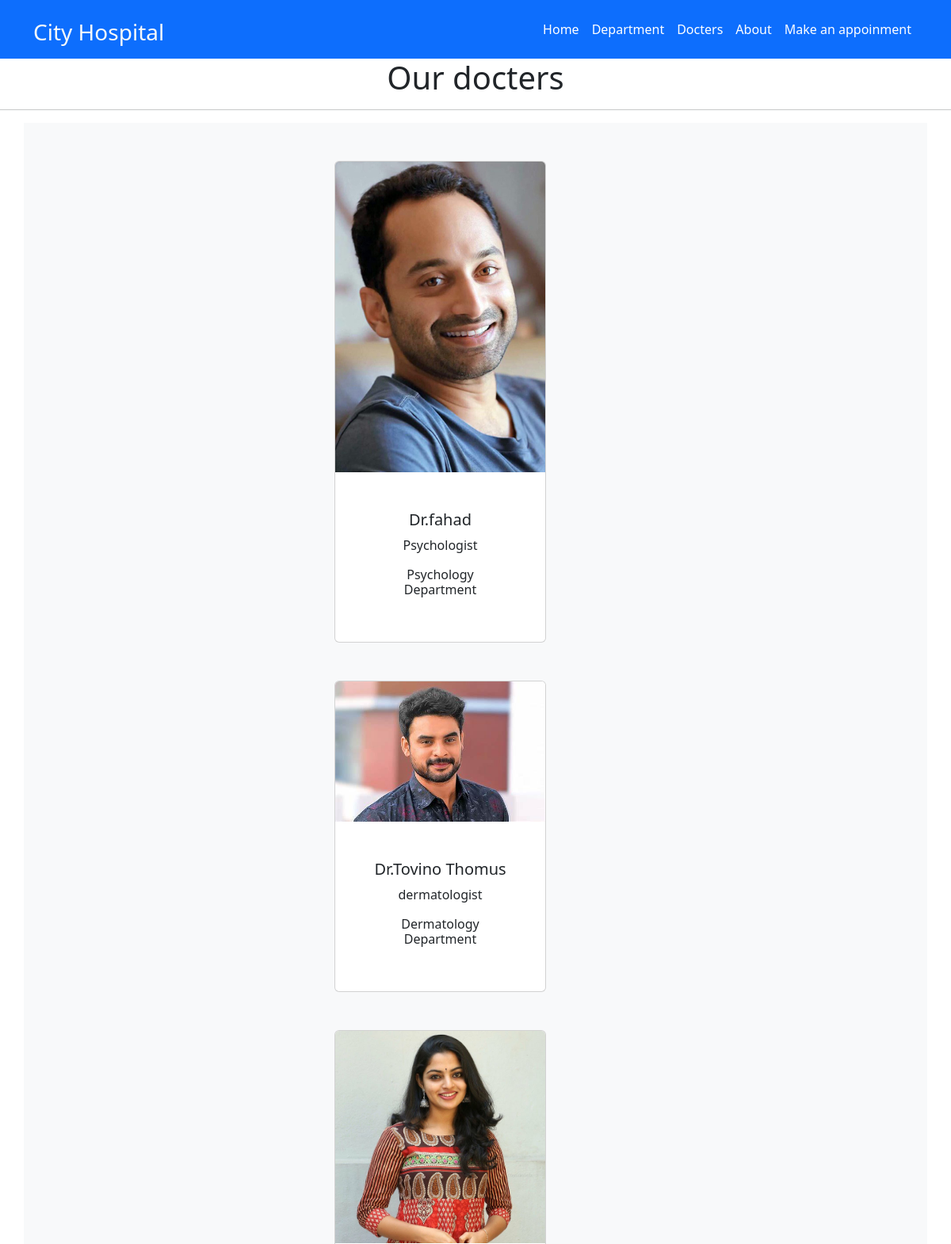
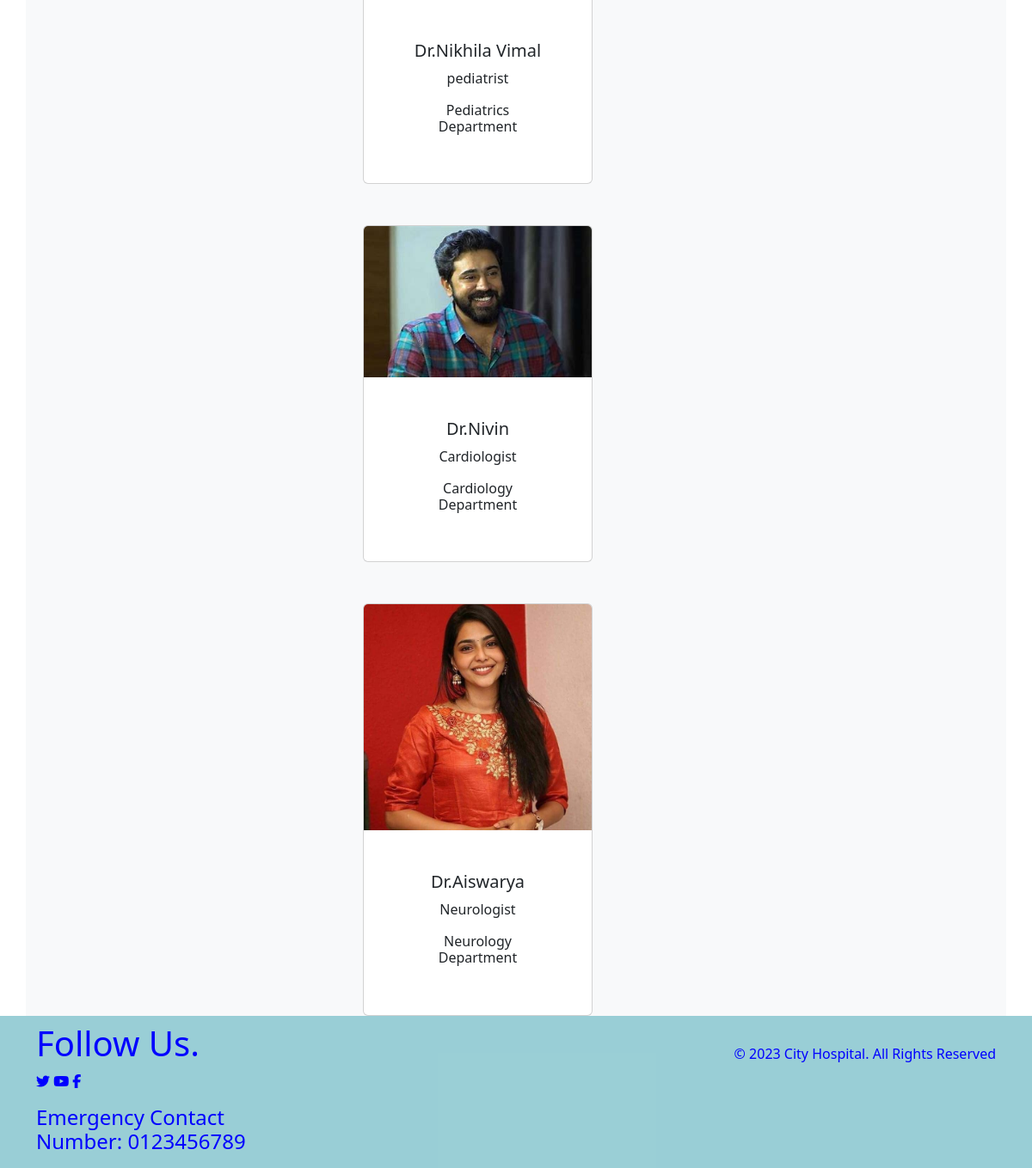
The app's page /docter/ with its own data (2 pictures, top to bottom).
### myapp/models.py (models this page shows, shortened)
class Docter(models.Model):
    doc_name=models.CharField(max_length=200)
    doc_spec=models.CharField(max_length=200)
    dep_name=models.ForeignKey(Deparetment,on_delete=models.CASCADE)
    doc_image=models.ImageField(upload_to="docters",blank=True)

class Deparetment(models.Model):
    dep_name=models.CharField(max_length=200)
    dep_discription=models.TextField()
    def __str__(self):
        return self.dep_name

### myapp/views.py (the view)
# urls.py: path('docter/',views.DocterView.as_view(),name="docter"),
class DocterView(View):
    def get(self,request,*args,**kwargs):
        dic_docs={
            'doctors':Docter.objects.all()
        }
        return render(request,'docter.html',dic_docs)

### myapp/templates/docter.html (shortened to what this page needs)
{%extends 'base.html'%}
{%block body_block%}
<h1 class="text-center">Our docters</h1>
<hr>
{%for d in doctors%}
<div class="container">
  <div class="row bg-light">
    <div class="col-lg-4 col-md-6 col-sm-12"></div>
    <div class="col-lg-4 col-md-6 col-sm-12">
      <div class="card mt-5 text-center" style="width: 75% ">
        <img src="{{d.doc_image.url}}" class=" card-img-top " alt="...">
        <div class="card-body p-5">
          <h5 class="card-title">Dr.{{d.doc_name}}</h5>
          <p class="card-text">{{d.doc_spec}}</p>
          <h6>{{d.dep_name}} Department</h6>
        </div>
      </div>
    </div>
    <div class="col-lg-4 col-md-6 col-sm-12"></div>
  </div>
</div>
{%endfor%}
{%endblock%}

### myapp/templates/base.html (shortened to what this page needs)
{%load static%}
<!DOCTYPE html>
<html lang="en">
<head>
    <link href="https://cdn.jsdelivr.net/npm/bootstrap@5.3.2/dist/css/bootstrap.min.css" rel="stylesheet">
    <link rel="stylesheet" href="{% static '/css/style.css'%}">
    <link rel="stylesheet" href="{% static '/css/footer.css'%}">
</head>
<body>
  <nav class="navbar navbar-expand-lg bg-primary">
    <div class="container">
      <h3 class="text-light mt-3">City Hospital</h3>
      <div class="collapse navbar-collapse" id="navbarSupportedContent">
        <ul class="navbar-nav ms-auto mb-2 mb-lg-0">
          <li class="nav-item">
              <a class="nav-link active text-white" aria-current="page" href="{%url 'home'%}">Home</a>
            </li>
            <li class="nav-item">
              <a class="nav-link active  text-white" aria-current="page" href="{%url 'department'%}">Department</a>
            </li>
            <li class="nav-item">
              <a class="nav-link active  text-white" aria-current="page" href="{%url 'docter'%}">Docters</a>
            </li>
            <li class="nav-item">
              <a class="nav-link active  text-white" aria-current="page" href="{%url 'about'%}">About</a>
            </li>
            <li class="nav-item">
              <a class="nav-link active  text-white" aria-current="page" href="{%url 'booking'%}">Make an appoinment</a>
            </li>
      </div>
    </div>
  </nav>
      {%block body_block%}
      {%endblock%}
<section class="footer ">
     <footer  class="pt-2 pb-2   ">
      <div class="container">
        <div class="row">
          <div class="col-6">
            <h1>Follow Us.</h1>
            <i class="fa fa-twitter"></i>
            <i class="fa fa-youtube"></i>
            <i class="fa fa-facebook"></i>
            <div class="col-6 mt-3">
              <h4>Emergency Contact Number: 0123456789</h4>
            </div>
          </div>
          <div class="col-6   text-center text-md-end mt-4">
            © 2023 City Hospital. All Rights Reserved
          </div>
        </div>
      </div>
     </footer>
    </section>
</body>
</html>

### myapp/static/css/footer.css (style rules this page uses)
.footer { color: blue; background-color: rgba(150, 205, 213, 0.963); }

### records on screen
Docter: doc_image (picture), doc_name "fahad", doc_spec "Psychologist", dep_name "Psychology"
Docter: doc_image (picture), doc_name "Tovino Thomus", doc_spec "dermatologist", dep_name "Dermatology"
Docter: doc_image (picture), doc_name "Nikhila Vimal", doc_spec "pediatrist", dep_name "Pediatrics"
Docter: doc_image (picture), doc_name "Nivin", doc_spec "Cardiologist", dep_name "Cardiology"
Docter: doc_image (picture), doc_name "Aiswarya", doc_spec "Neurologist", dep_name "Neurology"
